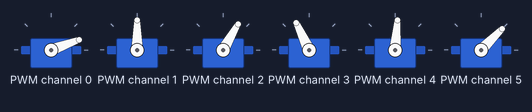
Recording of a program running on a simulated Raspberry Pi (BCM pin numbers). Shown: 6 × servo. At 27.0 s the program stops and its outputs stay as they are.

Above: at 0.1 s.
At 3.1 s:
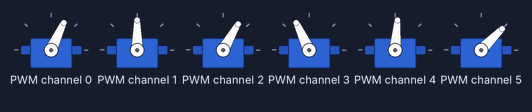
At 6.1 s:
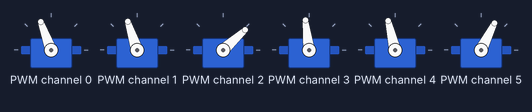
At 12.1 s:
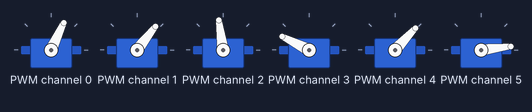
At 18.1 s:
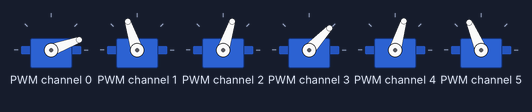
At 25.6 s:
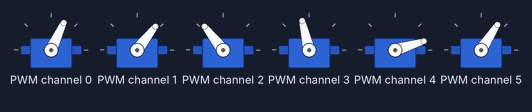
Timing chart, 0 to 27.1 s (numbered marks = the images above):
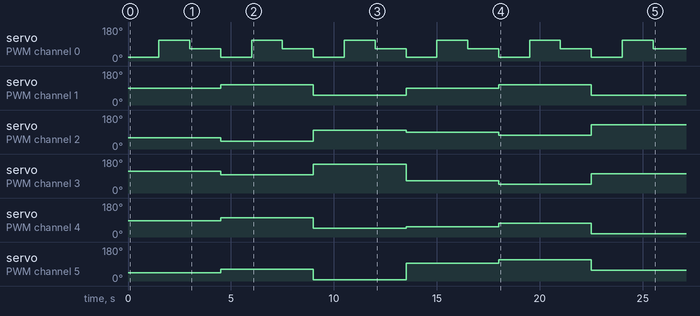

Measured:
- by itself, servo on PWM channel 0: repeats every 4.5 s: 65° 1.5 s, 20° 1.5 s, 110° 1.5 s
- by itself, servo on PWM channel 1: 90° → 108° at 4.5 s, → 52° 4.5 s later, → 90° 4.5 s later, → 108° 4.5 s later, … (5 changes in this stretch)
- by itself, servo on PWM channel 2: 60° → 42° at 4.5 s, → 98° 4.5 s later, → 90° 4.5 s later, → 72° 4.5 s later, … (5 changes in this stretch)
- by itself, servo on PWM channel 3: 115° → 97° at 4.5 s, → 153° 4.5 s later, → 65° 4.5 s later, → 47° 4.5 s later, … (5 changes in this stretch)
- by itself, servo on PWM channel 4: 85° → 103° at 4.5 s, → 47° 4.5 s later, → 55° 4.5 s later, → 73° 4.5 s later, … (5 changes in this stretch)
- by itself, servo on PWM channel 5: 45° → 63° at 4.5 s, → 7° 4.5 s later, → 95° 4.5 s later, → 113° 4.5 s later, … (5 changes in this stretch)

The program:

1_move_eyes.py
```python
import time
import board
from adafruit_motor import servo
from adafruit_pca9685 import PCA9685

##############
##  Config  ##
##############

# Robot eyes SG-90 servo motor angles

l = 20 # Robot looking left
r = 110 # Robot looking right
lr_center = 65 # Robot looking forward centered in the x-axis (x=0)

u = 108 # Robot looking up
d = 52 # Robot looking down
ud_center = 90 # Robot looking centered in the y-axis (y=0)

# Robot eyelids SG-90 servo motor angles

ud_center_r_eye_lower_eyelid_open = 45 # When y=0: right eye lower eyelid open
ud_center_r_eye_upper_eyelid_open = 85 # When y=0: right eye upper eyelid open

ud_center_r_eye_lower_eyelid_closed = 95 # When y=0: right eye lower eyelid closed (blink)
ud_center_r_eye_upper_eyelid_closed = 55 # When y=0: right eye upper eyelid closed (blink)

ud_center_l_eye_lower_eyelid_open = 115 # When y=0: left eye lower eyelid open
ud_center_l_eye_upper_eyelid_open = 60 # When y=0: left eye upper eyelid open

ud_center_l_eye_lower_eyelid_closed = 65 # When y=0: left eye lower eyelid closed (blink)
ud_center_l_eye_upper_eyelid_closed = 90 # When y=0: left eye upper eyelid closed (blink)

##############
##  Setup   ##
##############

# Initialize I2C bus
i2c = board.I2C()  # uses board.SCL and board.SDA

# Create a simple PCA9685 class instance
pca = PCA9685(i2c)
pca.frequency = 50

# Create servo objects for each eye function
lr_servo = servo.Servo(pca.channels[0])
ud_servo = servo.Servo(pca.channels[1])
left_eye_upper_eyelid = servo.Servo(pca.channels[2])
left_eye_lower_eyelid = servo.Servo(pca.channels[3])
right_eye_upper_eyelid = servo.Servo(pca.channels[4])
right_eye_lower_eyelid = servo.Servo(pca.channels[5])

################################################
##  Eyelid positions derived from the config  ##
################################################

# When eyes look up, eyelids must move up accordingly

u_r_eye_lower_eyelid_open = ud_center_r_eye_lower_eyelid_open + (u - ud_center) # (With eyes looking) up: right eye lower eyelid open
u_r_eye_upper_eyelid_open = ud_center_r_eye_upper_eyelid_open + (u - ud_center)

u_r_eye_lower_eyelid_closed = ud_center_r_eye_lower_eyelid_closed + (u - ud_center)
u_r_eye_upper_eyelid_closed = ud_center_r_eye_upper_eyelid_closed + (u - ud_center)

u_l_eye_lower_eyelid_open = ud_center_l_eye_lower_eyelid_open - (u - ud_center)
u_l_eye_upper_eyelid_open = ud_center_l_eye_upper_eyelid_open - (u - ud_center)

u_l_eye_lower_eyelid_closed = ud_center_l_eye_lower_eyelid_closed - (u - ud_center)
u_l_eye_upper_eyelid_closed = ud_center_l_eye_upper_eyelid_closed - (u - ud_center)

# When eyes look down, eyelids must move down accordingly

d_r_eye_lower_eyelid_open = ud_center_r_eye_lower_eyelid_open + (d - ud_center) # (With eyes looking) down: right eye lower eyelid open
d_r_eye_upper_eyelid_open = ud_center_r_eye_upper_eyelid_open + (d - ud_center)

d_r_eye_lower_eyelid_closed = ud_center_r_eye_lower_eyelid_closed + (d - ud_center)
d_r_eye_upper_eyelid_closed = ud_center_r_eye_upper_eyelid_closed + (d - ud_center)

d_l_eye_lower_eyelid_open = ud_center_l_eye_lower_eyelid_open - (d - ud_center)
d_l_eye_upper_eyelid_open = ud_center_l_eye_upper_eyelid_open - (d - ud_center)

d_l_eye_lower_eyelid_closed = ud_center_l_eye_lower_eyelid_closed - (d - ud_center)
d_l_eye_upper_eyelid_closed = ud_center_l_eye_upper_eyelid_closed - (d - ud_center)

#####################################
## Eyes and eyelids moves (tuples) ##
#####################################

# Eyes and eyelids move at the same time in tuples of 6 values (since we have 6 servos):

# The first 2 servos control the eyes, simultaneously moving both left/right and up/down
# The last 4 servos control the 4 eyelids, individually controlling their openness/closedness
# ((eyes)lr, (eyes)ud, (eyelid)l_upper, (eyelid)l_lower, (eyelid)r_upper, (eyelid)r_lower)

# Eyes open and y=0

ud_center_eyes_open_l = (l, ud_center, ud_center_l_eye_upper_eyelid_open, ud_center_l_eye_lower_eyelid_open, ud_center_r_eye_upper_eyelid_open, ud_center_r_eye_lower_eyelid_open) # Left and y=0
ud_center_eyes_open_r = (r, ud_center, ud_center_l_eye_upper_eyelid_open, ud_center_l_eye_lower_eyelid_open, ud_center_r_eye_upper_eyelid_open, ud_center_r_eye_lower_eyelid_open) # Right and y=0
ud_center_eyes_open_lr_center = (lr_center, ud_center, ud_center_l_eye_upper_eyelid_open, ud_center_l_eye_lower_eyelid_open, ud_center_r_eye_upper_eyelid_open, ud_center_r_eye_lower_eyelid_open) # x=0 and y=0

# Eyes open and looking up

u_eyes_open_l = (l, u, u_l_eye_upper_eyelid_open, u_l_eye_lower_eyelid_open, u_r_eye_upper_eyelid_open, u_r_eye_lower_eyelid_open) # Up and left
u_eyes_open_r = (r, u, u_l_eye_upper_eyelid_open, u_l_eye_lower_eyelid_open, u_r_eye_upper_eyelid_open, u_r_eye_lower_eyelid_open) # Up and right
u_eyes_open_lr_center = (lr_center, u, u_l_eye_upper_eyelid_open, u_l_eye_lower_eyelid_open, u_r_eye_upper_eyelid_open, u_r_eye_lower_eyelid_open) # Up and x=0

# Eyes open and looking down

d_eyes_open_l = (l, d, d_l_eye_upper_eyelid_open, d_l_eye_lower_eyelid_open, d_r_eye_upper_eyelid_open, d_r_eye_lower_eyelid_open) # Down and left
d_eyes_open_r = (r, d, d_l_eye_upper_eyelid_open, d_l_eye_lower_eyelid_open, d_r_eye_upper_eyelid_open, d_r_eye_lower_eyelid_open) # Down and right
d_eyes_open_lr_center = (lr_center, d, d_l_eye_upper_eyelid_open, d_l_eye_lower_eyelid_open, d_r_eye_upper_eyelid_open, d_r_eye_lower_eyelid_open) # Down and x=0

# Eyes closed and y=0

ud_center_eyes_closed_l = (l, ud_center, ud_center_l_eye_upper_eyelid_closed, ud_center_l_eye_lower_eyelid_closed, ud_center_r_eye_upper_eyelid_closed, ud_center_r_eye_lower_eyelid_closed) # Left and y=0
ud_center_eyes_closed_r = (r, ud_center, ud_center_l_eye_upper_eyelid_closed, ud_center_l_eye_lower_eyelid_closed, ud_center_r_eye_upper_eyelid_closed, ud_center_r_eye_lower_eyelid_closed) # Right and y=0
ud_center_eyes_closed_lr_center = (lr_center, ud_center, ud_center_l_eye_upper_eyelid_closed, ud_center_l_eye_lower_eyelid_closed, ud_center_r_eye_upper_eyelid_closed, ud_center_r_eye_lower_eyelid_closed) # x=0 and y=0

# Eyes closed and looking up

u_eyes_closed_l = (l, u, u_l_eye_upper_eyelid_closed, u_l_eye_lower_eyelid_closed, u_r_eye_upper_eyelid_closed, u_r_eye_lower_eyelid_closed) # Up and left
u_eyes_closed_r = (r, u, u_l_eye_upper_eyelid_closed, u_l_eye_lower_eyelid_closed, u_r_eye_upper_eyelid_closed, u_r_eye_lower_eyelid_closed) # Up and right
u_eyes_closed_lr_center = (lr_center, u, u_l_eye_upper_eyelid_closed, u_l_eye_lower_eyelid_closed, u_r_eye_upper_eyelid_closed, u_r_eye_lower_eyelid_closed) # Up and x=0

# Eyes closed and down

d_eyes_closed_l = (l, d, d_l_eye_upper_eyelid_closed, d_l_eye_lower_eyelid_closed, d_r_eye_upper_eyelid_closed, d_r_eye_lower_eyelid_closed) # Down and left
d_eyes_closed_r = (r, d, d_l_eye_upper_eyelid_closed, d_l_eye_lower_eyelid_closed, d_r_eye_upper_eyelid_closed, d_r_eye_lower_eyelid_closed) # Down and right
d_eyes_closed_lr_center = (lr_center, d, d_l_eye_upper_eyelid_closed, d_l_eye_lower_eyelid_closed, d_r_eye_upper_eyelid_closed, d_r_eye_lower_eyelid_closed) # Down and x=0

def move_eyes(lr, ud, l_upper, l_lower, r_upper, r_lower):
    lr_servo.angle = lr
    ud_servo.angle = ud
    left_eye_upper_eyelid.angle = l_upper
    left_eye_lower_eyelid.angle = l_lower
    right_eye_upper_eyelid.angle = r_upper
    right_eye_lower_eyelid.angle = r_lower
    time.sleep(1.5)

def test_eye_movement():
    move_eyes(*ud_center_eyes_open_l)
    move_eyes(*ud_center_eyes_open_r)
    move_eyes(*ud_center_eyes_open_lr_center)

    move_eyes(*u_eyes_open_l)
    move_eyes(*u_eyes_open_r)
    move_eyes(*u_eyes_open_lr_center)

    move_eyes(*d_eyes_open_l)
    move_eyes(*d_eyes_open_r)
    move_eyes(*d_eyes_open_lr_center)

    move_eyes(*ud_center_eyes_closed_l)
    move_eyes(*ud_center_eyes_closed_r)
    move_eyes(*ud_center_eyes_closed_lr_center)

    move_eyes(*u_eyes_closed_l)
    move_eyes(*u_eyes_closed_r)
    move_eyes(*u_eyes_closed_lr_center)

    move_eyes(*d_eyes_closed_l)
    move_eyes(*d_eyes_closed_r)
    move_eyes(*d_eyes_closed_lr_center)

if __name__ == "__main__":
    try:
        test_eye_movement()
    finally:
        pca.deinit()
```
